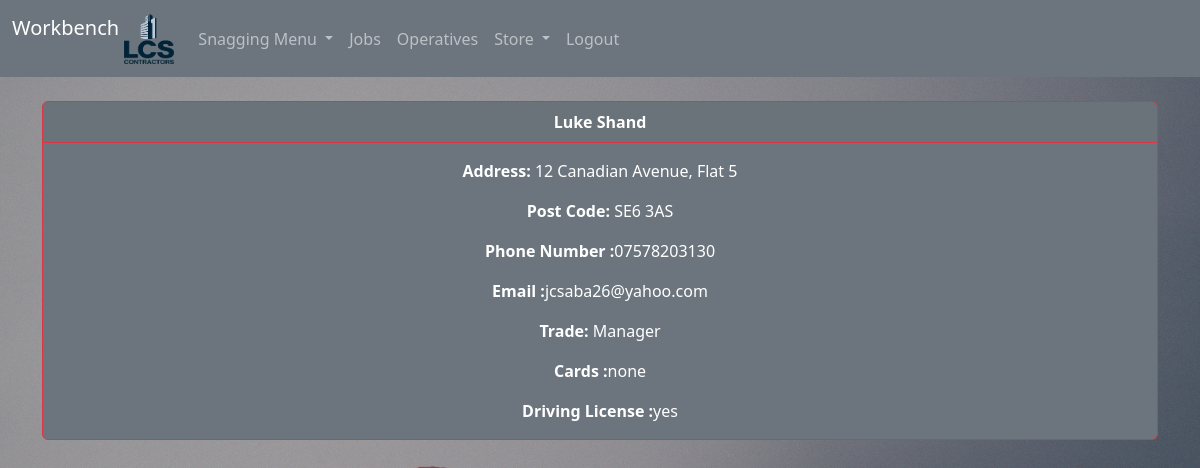
/operatives/operatives/18 (signed in), run on an earlier commit of the app's database.
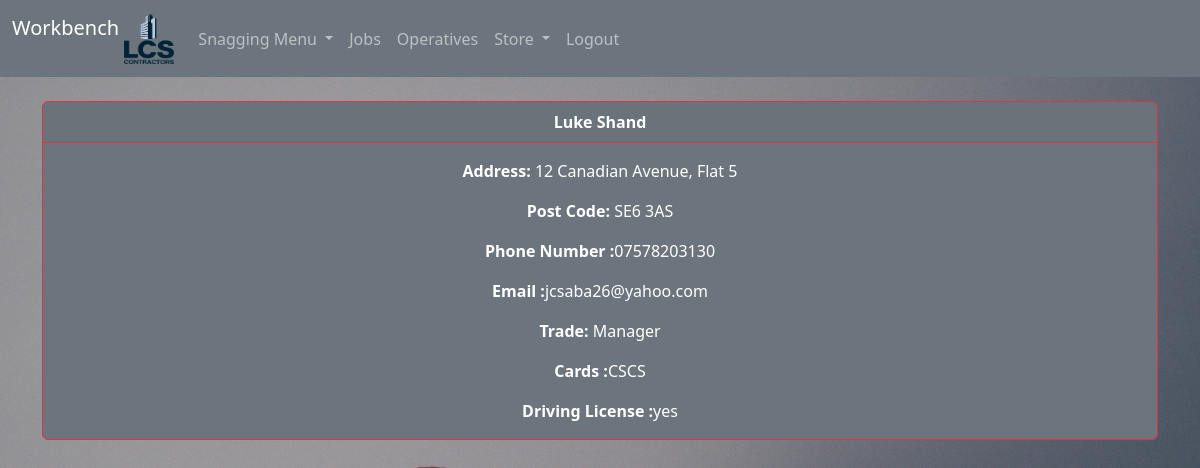
And on a later commit of the database.
### operatives/models.py (models this page shows, shortened)
class Detail(models.Model):
    address = models.CharField(max_length=200, null=True, blank=True)
    post_code = models.CharField(blank=True, max_length=200, null=True)
    phone_number = models.CharField(max_length=200)
    email = models.EmailField(max_length=200, null=True, blank=True)
    trade = models.CharField(max_length=200)
    card = models.CharField(max_length=200)
    driving_license = models.CharField(max_length=200)
    wage = models.PositiveIntegerField()
    operative = models.OneToOneField(
        Operative, on_delete=models.CASCADE, primary_key=True
    )

### operatives/views.py (the view)
def individual(request, pk):
    if request.user.is_authenticated:
        operatives = get_object_or_404(
            Operative,
            id=pk,
        )
        individuals = Detail.objects.get(operative_id=pk)
        return render(
            request,
            "operatives/individual.html",
            {"individuals": individuals, "operatives": operatives},
        )
    else:
        messages.success(request, "You Must Be Logged In To View That Page...")
        return redirect("snags/home")

### operatives/templates/operatives/individual.html
{% extends 'base.html' %} {% block content %}
<div class="card text-bg-secondary border-danger">
  {%if user.is_authenticated and user.is_staff %}
  <div class="card-header border-danger">
    <strong> {{ operatives.first_name }} {{ operatives.last_name }}</strong>
  </div>
  <div class="card-body">
    <p class="card-text"><strong>Address: </strong>{{ individuals.address }}</p>
    <p class="card-text">
      <strong>Post Code: </strong>{{ individuals.post_code }}
    </p>
    <p class="card-text">
      <strong>Phone Number :</strong>{{ individuals.phone_number }}
    </p>
    <p class="card-text"><strong>Email :</strong>{{ individuals.email }}</p>
    <p class="card-text"><strong>Trade: </strong>{{ individuals.trade }}</p>
    <p class="card-text"><strong>Cards :</strong>{{ individuals.card}}</p>
    <p class="card-text">
      <strong>Driving License :</strong>{{ individuals.driving_license }}
    </p>
  </div>
</div>
{%endif%} {% endblock %}

What changed in the data, as far as the page shows it:
changed Detail "12 Canadian Avenue, Flat 5": card "none" → "CSCS"
